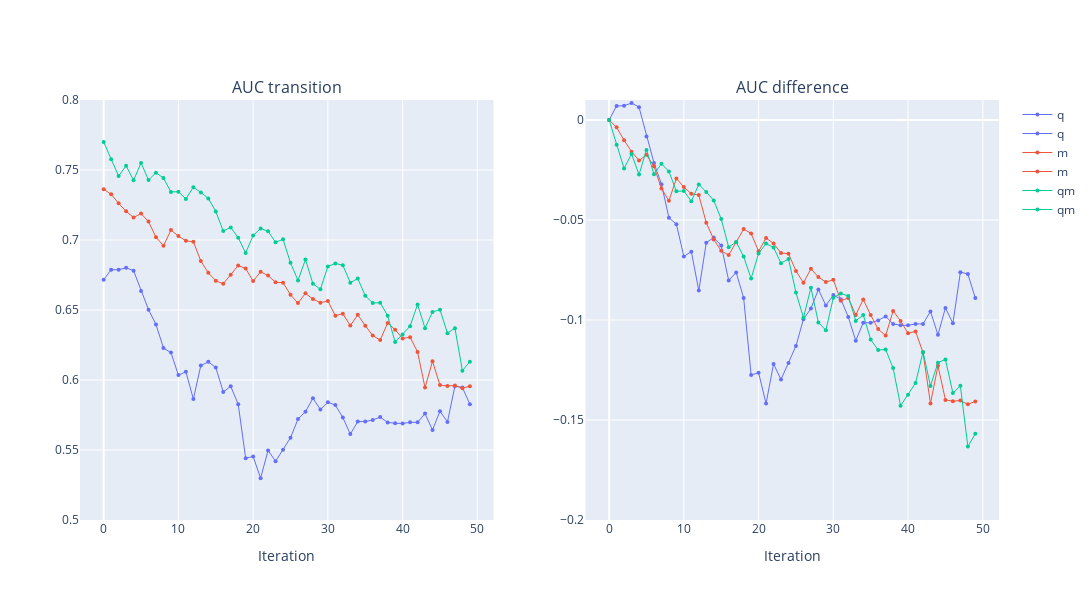

The cell this chart's notebook holds for it:
### Code cell
omic = 'm'

fig =  make_subplots(rows=1, cols=2, subplot_titles=['AUC transition', 'AUC difference'])

for n,omic in enumerate(['q', 'm', 'qm']):
    fig.add_trace(go.Scatter(
        x=np.arange(0, len(rmAUC[omic])),
        y = [np.mean(i) for i in rmAUC[omic]],
        mode='markers+lines', marker_size=4, line_width=1,
        name=omic, marker_color=palette[n],
        # error_y=dict(array=[np.std(i) for i in rmAUC[omic]])
    ), row=1, col=1)
    fig.add_trace(go.Scatter(
        x=np.arange(0, len(rmAUC[omic])),
        y = [np.mean(i)-np.mean(rmAUC[omic][0]) for i in rmAUC[omic]],
        mode='markers+lines', marker_size=4, line_width=1,
        name=omic, marker_color=palette[n]
    ), row=1, col=2)

fig.update_xaxes(title='Iteration')
fig.update_yaxes(range=(0.5,0.8), row=1, col=1)
fig.update_yaxes(range=(-0.2,0.01), row=1, col=2)
fig.update_layout(width=1200, height=600)

### Figure 1 — Plotly figure (JSON) as saved in the notebook; plotly's stock layout.template omitted (floating-point values rounded to 4 significant figures)
{"data": [{"line": {"width": 1}, "marker": {"color": "#636EFA", "size": 4}, "mode": "markers+lines", "name": "q", "type": "scatter", "x": [0, 1, 2, 3, 4, 5, 6, 7, 8, 9, 10, 11, 12, 13, 14, 15, 16, 17, 18, 19, 20, 21, 22, 23, 24, 25, 26, 27, 28, 29, 30, 31, 32, 33, 34, 35, 36, 37, 38, 39, 40, 41, 42, 43, 44, 45, 46, 47, 48, 49], "xaxis": "x", "y": [0.6717, 0.6787, 0.6788, 0.6802, 0.6781, 0.6635, 0.6502, 0.6396, 0.6228, 0.6196, 0.6035, 0.6059, 0.5864, 0.6103, 0.613, 0.609, 0.5915, 0.5955, 0.5827, 0.5442, 0.5453, 0.5299, 0.5497, 0.5419, 0.5502, 0.5587, 0.5721, 0.5774, 0.587, 0.5789, 0.5841, 0.5821, 0.5732, 0.5614, 0.5703, 0.5703, 0.5715, 0.5735, 0.5697, 0.5691, 0.569, 0.5697, 0.5697, 0.576, 0.5643, 0.5777, 0.57, 0.5956, 0.5947, 0.5827], "yaxis": "y"}, {"line": {"width": 1}, "marker": {"color": "#636EFA", "size": 4}, "mode": "markers+lines", "name": "q", "type": "scatter", "x": [0, 1, 2, 3, 4, 5, 6, 7, 8, 9, 10, 11, 12, 13, 14, 15, 16, 17, 18, 19, 20, 21, 22, 23, 24, 25, 26, 27, 28, 29, 30, 31, 32, 33, 34, 35, 36, 37, 38, 39, 40, 41, 42, 43, 44, 45, 46, 47, 48, 49], "xaxis": "x2", "y": [0, 0.00705, 0.007115, 0.00848, 0.006433, -0.008203, -0.02144, -0.03207, -0.04888, -0.05213, -0.06819, -0.06582, -0.0853, -0.06135, -0.05872, -0.06274, -0.08023, -0.07622, -0.08895, -0.1275, -0.1264, -0.1418, -0.122, -0.1297, -0.1215, -0.113, -0.09958, -0.09428, -0.08471, -0.09274, -0.08754, -0.08959, -0.09849, -0.1103, -0.1014, -0.1014, -0.1002, -0.0982, -0.102, -0.1026, -0.1027, -0.1019, -0.1019, -0.0957, -0.1074, -0.09394, -0.1017, -0.07607, -0.077, -0.08904], "yaxis": "y2"}, {"line": {"width": 1}, "marker": {"color": "#EF553B", "size": 4}, "mode": "markers+lines", "name": "m", "type": "scatter", "x": [0, 1, 2, 3, 4, 5, 6, 7, 8, 9, 10, 11, 12, 13, 14, 15, 16, 17, 18, 19, 20, 21, 22, 23, 24, 25, 26, 27, 28, 29, 30, 31, 32, 33, 34, 35, 36, 37, 38, 39, 40, 41, 42, 43, 44, 45, 46, 47, 48, 49], "xaxis": "x", "y": [0.7363, 0.7327, 0.7262, 0.7205, 0.716, 0.7189, 0.7131, 0.702, 0.6959, 0.7071, 0.7028, 0.6994, 0.6988, 0.6849, 0.6766, 0.6709, 0.6687, 0.6752, 0.6818, 0.6796, 0.6706, 0.6773, 0.6746, 0.6698, 0.6695, 0.6608, 0.6549, 0.6619, 0.6578, 0.6553, 0.6564, 0.6459, 0.6474, 0.6389, 0.6466, 0.6388, 0.6318, 0.6285, 0.6408, 0.6359, 0.6297, 0.6306, 0.6201, 0.5946, 0.6134, 0.5963, 0.5957, 0.596, 0.5942, 0.5956], "yaxis": "y"}, {"line": {"width": 1}, "marker": {"color": "#EF553B", "size": 4}, "mode": "markers+lines", "name": "m", "type": "scatter", "x": [0, 1, 2, 3, 4, 5, 6, 7, 8, 9, 10, 11, 12, 13, 14, 15, 16, 17, 18, 19, 20, 21, 22, 23, 24, 25, 26, 27, 28, 29, 30, 31, 32, 33, 34, 35, 36, 37, 38, 39, 40, 41, 42, 43, 44, 45, 46, 47, 48, 49], "xaxis": "x2", "y": [0, -0.003655, -0.0101, -0.01582, -0.02026, -0.01743, -0.02318, -0.03426, -0.04043, -0.02922, -0.03351, -0.03691, -0.03754, -0.05136, -0.05975, -0.06543, -0.06756, -0.06109, -0.05453, -0.05673, -0.06566, -0.05903, -0.0617, -0.06652, -0.06681, -0.07547, -0.08138, -0.07442, -0.07851, -0.08104, -0.07991, -0.09038, -0.08895, -0.09745, -0.08975, -0.0975, -0.1045, -0.1078, -0.09552, -0.1004, -0.1066, -0.1057, -0.1162, -0.1417, -0.1229, -0.14, -0.1406, -0.1403, -0.1421, -0.1407], "yaxis": "y2"}, {"line": {"width": 1}, "marker": {"color": "#00CC96", "size": 4}, "mode": "markers+lines", "name": "qm", "type": "scatter", "x": [0, 1, 2, 3, 4, 5, 6, 7, 8, 9, 10, 11, 12, 13, 14, 15, 16, 17, 18, 19, 20, 21, 22, 23, 24, 25, 26, 27, 28, 29, 30, 31, 32, 33, 34, 35, 36, 37, 38, 39, 40, 41, 42, 43, 44, 45, 46, 47, 48, 49], "xaxis": "x", "y": [0.77, 0.7576, 0.7457, 0.753, 0.7427, 0.755, 0.7428, 0.7481, 0.7442, 0.7344, 0.7345, 0.7293, 0.7378, 0.734, 0.7297, 0.7204, 0.7064, 0.709, 0.7017, 0.6907, 0.7032, 0.7082, 0.7062, 0.6984, 0.7005, 0.6837, 0.6711, 0.6861, 0.6687, 0.6648, 0.6811, 0.6833, 0.682, 0.6695, 0.6725, 0.6602, 0.655, 0.6552, 0.6459, 0.6271, 0.6326, 0.6385, 0.654, 0.637, 0.6486, 0.6502, 0.6335, 0.6371, 0.6067, 0.6131], "yaxis": "y"}, {"line": {"width": 1}, "marker": {"color": "#00CC96", "size": 4}, "mode": "markers+lines", "name": "qm", "type": "scatter", "x": [0, 1, 2, 3, 4, 5, 6, 7, 8, 9, 10, 11, 12, 13, 14, 15, 16, 17, 18, 19, 20, 21, 22, 23, 24, 25, 26, 27, 28, 29, 30, 31, 32, 33, 34, 35, 36, 37, 38, 39, 40, 41, 42, 43, 44, 45, 46, 47, 48, 49], "xaxis": "x2", "y": [0, -0.01235, -0.02424, -0.01699, -0.02731, -0.01494, -0.02714, -0.02185, -0.02573, -0.03561, -0.03549, -0.04063, -0.03221, -0.036, -0.04025, -0.04953, -0.06358, -0.06098, -0.06829, -0.07927, -0.06673, -0.06174, -0.06374, -0.07157, -0.06949, -0.08626, -0.09885, -0.08387, -0.1012, -0.1051, -0.08884, -0.08671, -0.08801, -0.1005, -0.09748, -0.1098, -0.115, -0.1147, -0.124, -0.1429, -0.1374, -0.1315, -0.116, -0.1329, -0.1213, -0.1197, -0.1365, -0.1329, -0.1633, -0.1569], "yaxis": "y2"}], "layout": {"annotations": [{"font": {"size": 16}, "showarrow": false, "text": "AUC transition", "x": 0.225, "xanchor": "center", "xref": "paper", "y": 1, "yanchor": "bottom", "yref": "paper"}, {"font": {"size": 16}, "showarrow": false, "text": "AUC difference", "x": 0.775, "xanchor": "center", "xref": "paper", "y": 1, "yanchor": "bottom", "yref": "paper"}], "height": 600, "width": 1200, "xaxis": {"anchor": "y", "domain": [0, 0.45], "title": {"text": "Iteration"}}, "xaxis2": {"anchor": "y2", "domain": [0.55, 1], "title": {"text": "Iteration"}}, "yaxis": {"anchor": "x", "domain": [0, 1], "range": [0.5, 0.8]}, "yaxis2": {"anchor": "x2", "domain": [0, 1], "range": [-0.2, 0.01]}}}
